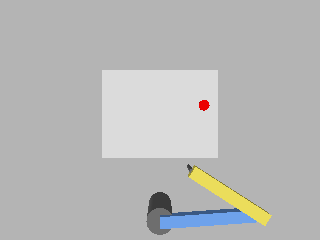
#> input picture assignments/hw01/my_solution/images/preset1_rgb.png, 320 x 240 px
$ python -i perception.py   (imports and definitions only)
#> lines starting #> are read from the running program, lines starting #| are printed output that depends on the picture; after the words box and inside, x2 and y2 are one past the last pixel; in counts of white or black regions, pixels touching at a corner belong together
#> further down, picture is the input picture: shape (240, 320, 3); mean B, G, R 183.1, 184, 183.6
"""Pure perception functions (no ROS): marker detection, depth selection, back-projection.

Kept free of rclpy so they can be unit-tested offline with synthetic or saved frames.
"""
from dataclasses import dataclass
import math

import cv2
import numpy as np


@dataclass
class DetectionParams:
    # HSV thresholds (OpenCV hue range is 0..179). Red wraps around 0, so two bands.
    # The upper bound of the low band stays below the yellow arm links (hue ~12).
    hue_low_max: int = 8
    hue_high_min: int = 170
    sat_min: int = 120
    val_min: int = 60
    min_area_px: int = 12          # smaller blobs are noise or a mostly hidden marker
    max_area_px: int = 3000        # much larger than the marker can appear in a 320x240 frame
    min_fill_ratio: float = 0.55   # area / bbox area; a full disk gives pi/4 ~ 0.785
    max_aspect_ratio: float = 1.6  # bbox long/short side; a disk seen from above is ~1
    max_second_ratio: float = 0.3  # reject if a 2nd red blob is this large relative to the 1st
    border_margin_px: int = 1      # a blob touching the image edge is cut off -> biased centroid


@dataclass
class Detection:
    u: float            # centroid column (pixel index, OpenCV convention)
    v: float            # centroid row
    area: int
    mask: np.ndarray    # bool HxW, pixels of the selected blob


@dataclass
class DepthParams:
    min_depth_m: float = 0.05      # camera near clip
    max_depth_m: float = 3.0       # camera far clip
    min_valid_px: int = 5
    min_valid_fraction: float = 0.5
    max_spread_m: float = 0.02     # median absolute deviation limit; larger means mixed surfaces


def red_mask(bgr, p=DetectionParams()):
    hsv = cv2.cvtColor(bgr, cv2.COLOR_BGR2HSV)
#> hsv: shape (240, 320, 3); mean H, S, V 2.3, 5.2, 185.6
    h, s, v = hsv[..., 0], hsv[..., 1], hsv[..., 2]
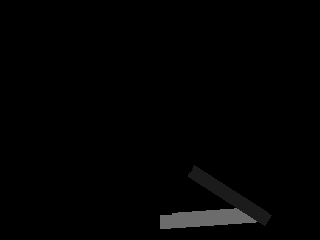
#> h: shape (240, 320); min 0, max 108, mean 2.3
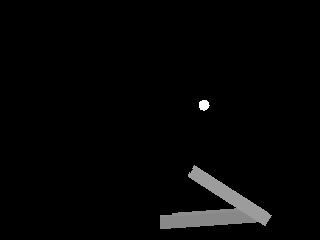
#> s: shape (240, 320); min 0, max 255, mean 5.2
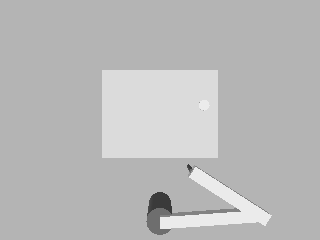
#> v: shape (240, 320); min 58, max 235, mean 185.6
    red_hue = (h <= p.hue_low_max) | (h >= p.hue_high_min)
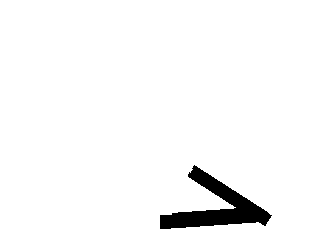
#> red_hue: shape (240, 320) bool; 96.6% white; 1 black region, box (x1, y1, x2, y2) and area: (160, 165, 272, 229) 2580
    return red_hue & (s >= p.sat_min) & (v >= p.val_min)
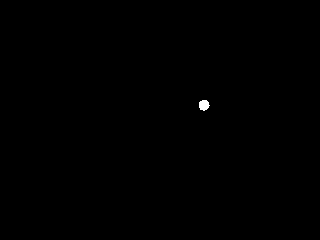
#> returned value: shape (240, 320) bool; 0.12% white; 1 white region, box (x1, y1, x2, y2) and area: (199, 100, 210, 111) 91


def detect_marker(bgr, p=DetectionParams()):
    """Return (Detection, None) or (None, reason)."""
    if bgr is None or bgr.ndim != 3 or bgr.shape[2] != 3:
        return None, 'image is not a 3-channel colour image'
    mask = red_mask(bgr, p).astype(np.uint8)
    # Remove isolated noisy pixels; a 3x3 opening keeps a ~10 px wide disk intact.
    mask = cv2.morphologyEx(mask, cv2.MORPH_OPEN, np.ones((3, 3), np.uint8))
#> mask: shape (240, 320); values 0 (black) and 1 (white), 0.11% white; 1 white region, box (x1, y1, x2, y2) and area: (199, 100, 209, 110) 88
    count, labels, stats, centroids = cv2.connectedComponentsWithStats(mask, connectivity=8)
#> count = 2; stats = [[0, 0, 320, 240, 76712], [199, 100, 10, 10, 88]]; centroids = [[159.4, 119.5], [203.5, 104.6]]
    if count <= 1:
        return None, 'no red pixels (marker absent or fully occluded)'
    areas = stats[1:, cv2.CC_STAT_AREA]
#> areas = [88]
    order = np.argsort(areas)[::-1]
#> order = [0]
    best = order[0] + 1
#> best = 1
    area = int(stats[best, cv2.CC_STAT_AREA])
#> area = 88
    if area < p.min_area_px:
        return None, f'red blob too small ({area} px)'
    if area > p.max_area_px:
        return None, f'red blob too large ({area} px)'
    if len(order) > 1 and areas[order[1]] > p.max_second_ratio * area:
        return None, 'several comparable red blobs; ambiguous target'
    x, y, w, hgt = (int(stats[best, k]) for k in
                    (cv2.CC_STAT_LEFT, cv2.CC_STAT_TOP, cv2.CC_STAT_WIDTH, cv2.CC_STAT_HEIGHT))
#> x = 199; y = 100; w = 10; hgt = 10
    rows, cols = mask.shape
#> rows = 240; cols = 320
    m = p.border_margin_px
    if x < m or y < m or x + w > cols - m or y + hgt > rows - m:
        return None, 'blob touches the image border (marker cut off)'
    if area / float(w * hgt) < p.min_fill_ratio:
        return None, 'blob shape irregular (partly occluded?)'
    if max(w, hgt) / float(min(w, hgt)) > p.max_aspect_ratio:
        return None, 'blob elongated (partly occluded?)'
    u, v = centroids[best]
#> u = 203.5; v = 104.6
    return Detection(float(u), float(v), area, labels == best), None


def select_depth(depth, mask, p=DepthParams()):
    """Robust marker depth (metres along optical Z). Return (z, None) or (None, reason).

    Edge pixels can mix marker and platform depth, so the mask is eroded first when
    enough interior pixels remain; then invalid values are discarded and the median
    of the rest is used. A large spread means the pixels do not lie on one surface.
    """
    if depth.shape != mask.shape:
        return None, f'depth shape {depth.shape} != image shape {mask.shape}'
    inner = cv2.erode(mask.astype(np.uint8), np.ones((3, 3), np.uint8)).astype(bool)
    use = inner if inner.sum() >= p.min_valid_px else mask
    values = depth[use].astype(np.float64)
    valid = values[np.isfinite(values) & (values > p.min_depth_m) & (values < p.max_depth_m)]
    if valid.size < p.min_valid_px or valid.size < p.min_valid_fraction * values.size:
        return None, f'too few valid depth pixels ({valid.size}/{values.size})'
    z = float(np.median(valid))
    spread = float(np.median(np.abs(valid - z)))
    if spread > p.max_spread_m:
        return None, f'depth spread too large ({spread:.3f} m)'
    return z, None


def intrinsics(k):
    """(fx, fy, cx, cy) from a row-major 3x3 camera matrix (CameraInfo.k)."""
    fx, fy, cx, cy = float(k[0]), float(k[4]), float(k[2]), float(k[5])
    if not all(math.isfinite(a) for a in (fx, fy, cx, cy)) or fx <= 0 or fy <= 0:
        raise ValueError('invalid camera intrinsics')
    return fx, fy, cx, cy


def backproject(u, v, z, k):
    """Pinhole back-projection into the optical frame (+X right, +Y down, +Z forward)."""
    fx, fy, cx, cy = intrinsics(k)
    return (u - cx) * z / fx, (v - cy) * z / fy, z


def depth_to_metres(array, encoding):
    """Convert a depth image to float metres according to its ROS encoding."""
    if encoding == '32FC1':
        return array.astype(np.float32, copy=False)
    if encoding == '16UC1':  # millimetres, 0 = no reading
        out = array.astype(np.float32) * 0.001
        out[array == 0] = np.nan
        return out
    raise ValueError(f'unsupported depth encoding {encoding!r}')

>>> import cv2
>>> picture = cv2.imread('../../images/preset1_rgb.png')
>>> result = detect_marker(picture)
